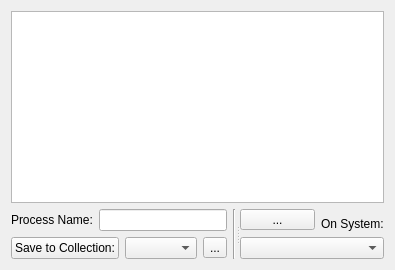
        <widget class="QWidget" name="tabRun">
         <attribute name="title">
          <string>Build</string>
         </attribute>
         <layout class="QVBoxLayout" name="verticalLayout_13">
          <item>
           <widget class="QPlainTextEdit" name="txtBuildMain"/>
          </item>
          <item>
           <widget class="QSplitter" name="splitter_3">
            <property name="orientation">
             <enum>Qt::Horizontal</enum>
            </property>
            <widget class="QWidget" name="horizontalLayoutWidget_2">
             <layout class="QHBoxLayout" name="horizontalLayout_9">
              <item>
               <layout class="QVBoxLayout" name="verticalLayout_12">
                <item>
                 <layout class="QHBoxLayout" name="horizontalLayout_2" stretch="0,2">
                  <item>
                   <widget class="QLabel" name="label_2">
                    <property name="text">
                     <string>Process Name:</string>
                    </property>
                   </widget>
                  </item>
                  <item>
                   <widget class="QLineEdit" name="txtBuildName"/>
                  </item>
                 </layout>
                </item>
                <item>
                 <layout class="QHBoxLayout" name="horizontalLayout_7">
                  <item>
                   <widget class="QPushButton" name="btnSave">
                    <property name="minimumSize">
                     <size>
                      <width>0</width>
                      <height>0</height>
                     </size>
                    </property>
                    <property name="text">
                     <string>Save to Collection:</string>
                    </property>
                   </widget>
                  </item>
                  <item>
                   <widget class="QComboBox" name="cboBuildCollection"/>
                  </item>
                  <item>
                   <widget class="QToolButton" name="btnOpenCollFolder">
                    <property name="text">
                     <string>...</string>
                    </property>
                    <property name="icon">
                     <iconset>
                      <normalon>:/icons/icons/folder-outline.png</normalon>
                     </iconset>
                    </property>
                   </widget>
                  </item>
                 </layout>
                </item>
               </layout>
              </item>
              <item>
               <widget class="Line" name="line">
                <property name="orientation">
                 <enum>Qt::Vertical</enum>
                </property>
               </widget>
              </item>
             </layout>
            </widget>
            <widget class="QWidget" name="layoutWidget">
             <layout class="QVBoxLayout" name="verticalLayout_11">
              <item>
               <layout class="QHBoxLayout" name="horizontalLayout_8">
                <item>
                 <widget class="QToolButton" name="btnBuildRun">
                  <property name="sizePolicy">
                   <sizepolicy hsizetype="Fixed" vsizetype="Fixed">
                    <horstretch>1</horstretch>
                    <verstretch>1</verstretch>
                   </sizepolicy>
                  </property>
                  <property name="minimumSize">
                   <size>
                    <width>75</width>
                    <height>0</height>
                   </size>
                  </property>
                  <property name="text">
                   <string>...</string>
                  </property>
                  <property name="icon">
                   <iconset>
                    <normalon>:/icons/icons/arrow-right-drop-circle.png</normalon>
                   </iconset>
                  </property>
                  <property name="iconSize">
                   <size>
                    <width>32</width>
                    <height>32</height>
                   </size>
                  </property>
                 </widget>
                </item>
                <item>
                 <widget class="QLabel" name="label_6">
                  <property name="text">
                   <string>On System:</string>
                  </property>
                  <property name="alignment">
                   <set>Qt::AlignBottom|Qt::AlignLeading|Qt::AlignLeft</set>
                  </property>
                 </widget>
                </item>
               </layout>
              </item>
              <item>
               <layout class="QVBoxLayout" name="verticalLayout_6">
                <item>
                 <widget class="QComboBox" name="cboSystems"/>
                </item>
               </layout>
              </item>
             </layout>
            </widget>
           </widget>
          </item>
         </layout>
        </widget>
